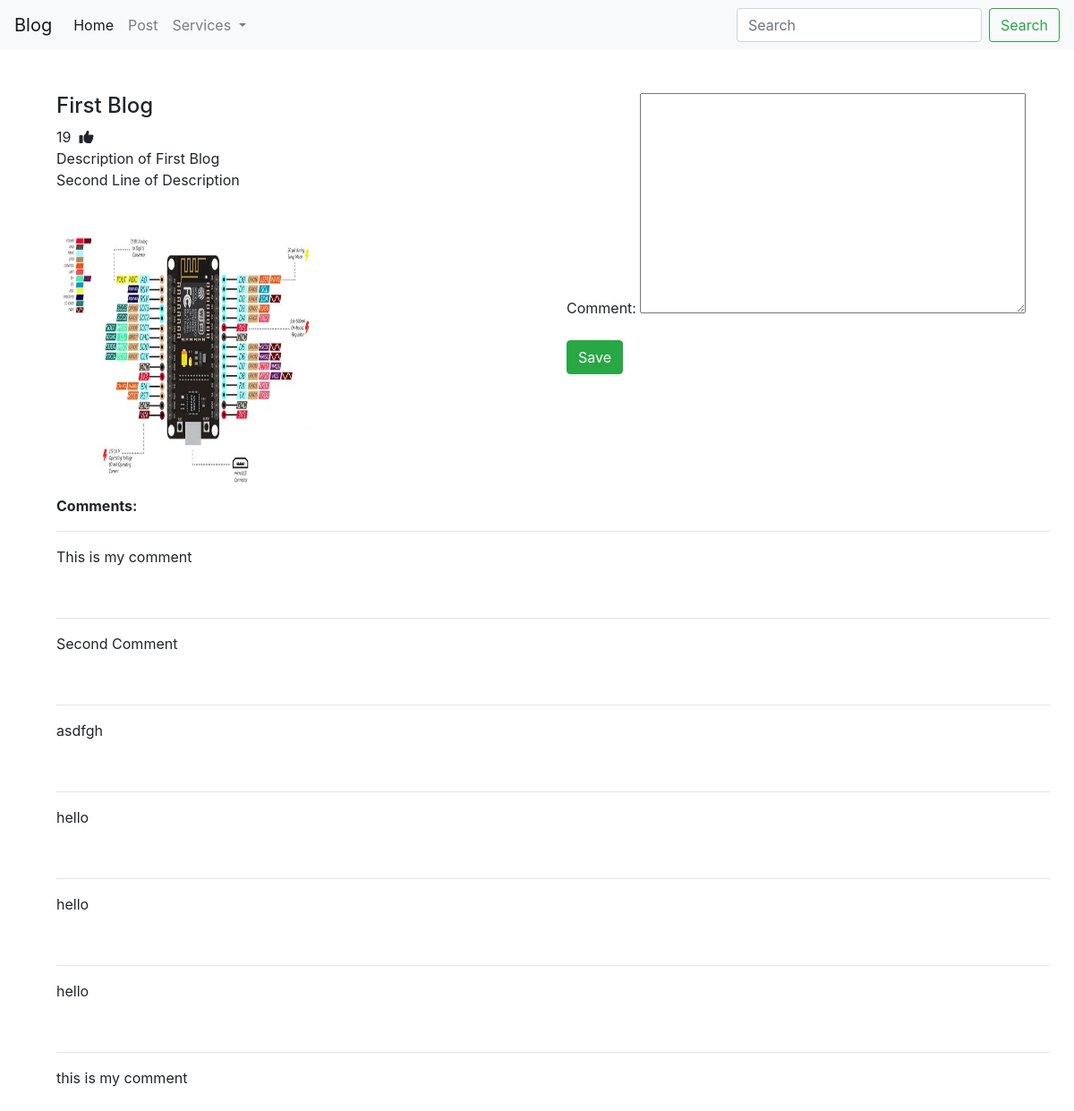
Page /blog/1/ on the committed database.
### myapp/models.py (models this page shows, shortened)
class Blog(models.Model):
	title = models.CharField(max_length = 50)
	description = models.TextField()
	image = models.ImageField(upload_to = '')
	likes = models.IntegerField(default = 0)

class Comment(models.Model):
	blog = models.ForeignKey(Blog,on_delete = models.CASCADE)
	comment = models.TextField()

### myapp/views.py (the view)
# urls.py: path('blog/<int:pk>/',detail,name = 'detail'),
def detail(request,pk):
    blog = Blog.objects.get(pk = pk)
    if request.method == 'POST':
        form = CommentForm(request.POST)
        if form.is_valid():
            comment = form.cleaned_data['comment']
            obj = Comment(blog_id = blog.id,comment = comment)
            obj.save()
            return HttpResponseRedirect(reverse('myapp:detail',kwargs = {'pk':pk}))
    else:
        form = CommentForm()
    context = {'blog':blog,'form': form}
    return render(request, 'detail.html', context)

### myapp/forms.py
class CommentForm(ModelForm):
	class Meta:
		model = Comment
		fields = ['comment']

### myapp/templates/detail.html (shortened to what this page needs)
{% extends 'base.html' %}
{% block content %}
<div class="row">
	<div class="col-6">
		<h4>{{blog.title}}</h4>
		<span id="like">{{blog.likes}}</span>&nbsp;&nbsp;<i class="fas fa-thumbs-up" onclick="Like()"></i>
		<br>
		{{blog.description|linebreaks}}
		<br>
		<img height="300" width="300" src="{{blog.image.url}}">
		<br>
	</div>
	<div class="col-6">
		<form method="post" enctype="multipart/form-data">{% csrf_token %}
    	{{ form.as_p }}
    	<input type="submit" class="btn btn-success" value="Save">
		</form>
	</div>
</div>
<b>Comments:</b><br>
{% for i in blog.comment_set.all %}
<hr>{{i.comment|linebreaks}}<br>
{% endfor %}
{% endblock %}

### myapp/templates/base.html (shortened to what this page needs)
{% load static %}
<!DOCTYPE html>
<html>
<head>
	<link rel="stylesheet" href="https://maxcdn.bootstrapcdn.com/bootstrap/4.0.0/css/bootstrap.min.css">
	<link rel="stylesheet" type="text/css" href="{% static 'style.css' %}">
</head>
<body>
<nav class="navbar navbar-expand-lg navbar-light bg-light">
  <a class="navbar-brand" href="#">Blog</a>
  <div class="collapse navbar-collapse" id="navbarSupportedContent">
    <ul class="navbar-nav mr-auto">
      <li class="nav-item active">
        <a class="nav-link" href="{% url 'myapp:index' %}">Home <span class="sr-only">(current)</span></a>
      </li>
      <li class="nav-item">
        <a class="nav-link" href="{% url 'myapp:create' %}">Post</a>
      </li>
      <li class="nav-item dropdown">
        <a class="nav-link dropdown-toggle" href="#" id="navbarDropdown" role="button" data-toggle="dropdown" aria-haspopup="true" aria-expanded="false">
          Services
        </a>
      </li>
      <li class="nav-item">
        <a class="nav-link disabled" href="#"></a>
      </li>
    </ul>
    <form class="form-inline my-2 my-lg-0">
      <input class="form-control mr-sm-2" type="search" placeholder="Search" aria-label="Search">
      <button class="btn btn-outline-success my-2 my-sm-0" type="submit">Search</button>
    </form>
  </div>
</nav>
<div class="container m-5">
{% block content %}
{% endblock %}
</div>
</body>
</html>

### rows in the picture
Blog: title "First Blog", likes "19", description "Description of First Blog Second Line of Description", image (picture)
Comment: comment "This is my comment"
Comment: comment "Second Comment"
Comment: comment "asdfgh"
Comment: comment "hello"
Comment: comment "hello"
Comment: comment "hello"
Comment: comment "this is my comment"
